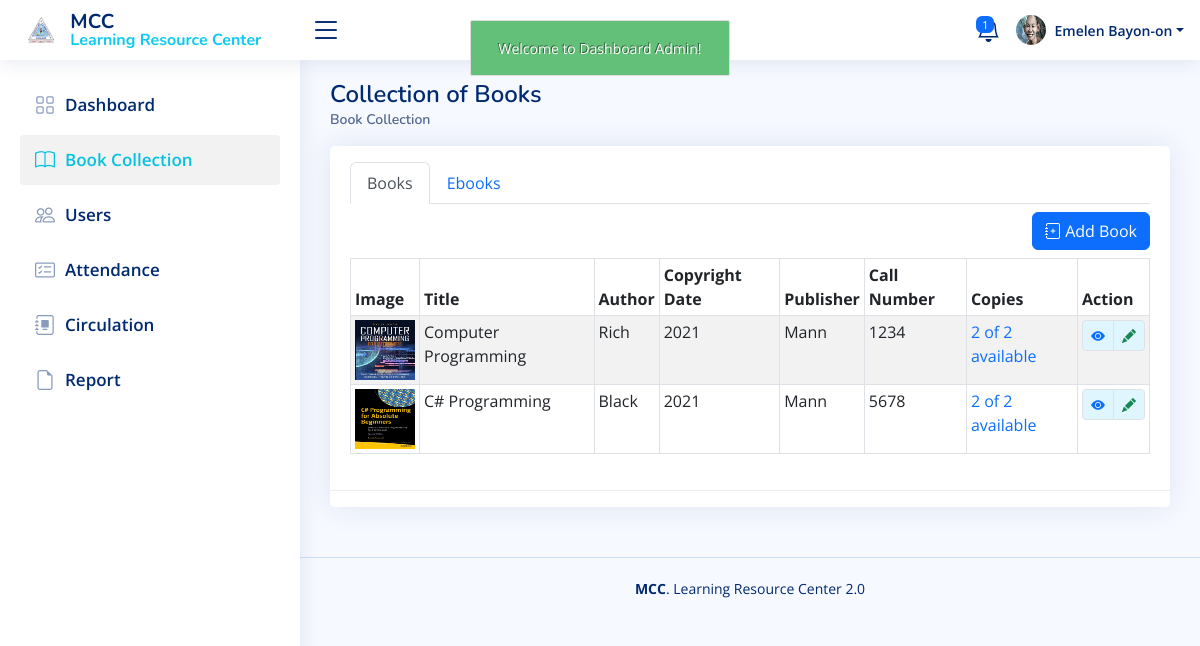
The page /admin/books.php (signed in) on the database as committed earlier.
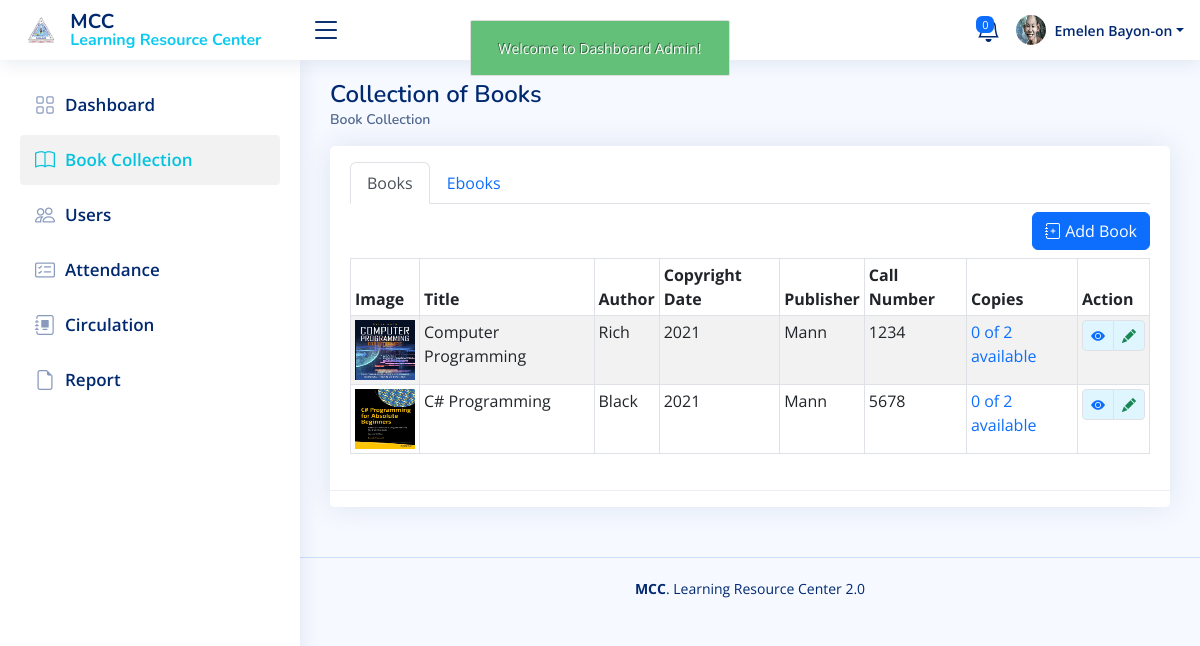
The same page on the database as committed later.
### tables this page shows
CREATE TABLE `book` (
  `book_id` int(11) NOT NULL,
  `call_number` varchar(50) NOT NULL,
  `accession_number` varchar(50) NOT NULL,
  `title` varchar(150) NOT NULL,
  `category_id` int(11) NOT NULL,
  `author` varchar(50) NOT NULL,
  `copyright_date` varchar(20) NOT NULL,
  `publisher` varchar(50) NOT NULL,
  `place_publication` varchar(50) NOT NULL,
  `isbn` varchar(50) NOT NULL,
  `barcode` varchar(50) NOT NULL,
  `book_image` varchar(100) NOT NULL,
  `date_added` datetime NOT NULL,
  `status` varchar(50) NOT NULL
);

### admin/books.php (the view, shortened to what the changed rows need)
<?php
include('authentication.php');
include('includes/header.php');
?>
<main id="main" class="main" data-aos="fade-down">
     <div class="pagetitle">
          <h1>Collection of Books</h1>
     </div>
     <section class="section">
          <div class="row">
               <div class="col-lg-12">
                    <div class="card">
                         <div class="card-body">
                              <div class="table-responsive mt-3">
                                   <div class="tab-content" id="myTabContent">
                                        <div class="tab-pane fade show active" id="books-tab-pane">
                                             <div class="table-responsive">
                                                  <table id="myDataTable"
                                                       class="table table-bordered table-striped table-sm">
                                                       <thead>
                                                            <tr>
                                                                 <th>Image</th>
                                                                 <th>Title</th>
                                                                 <th>Author</th>
                                                                 <th>Copyright Date</th>
                                                                 <th>Publisher</th>
                                                                 <th>Call Number</th>
                                                                 <th>Copies</th>
                                                                 <th>Action</th>
                                                            </tr>
                                                       </thead>
                                                       <tbody>
                                                       <?php
                                                       $query = "
                                                       SELECT
                                                            book.*,
                                                            COUNT(book.accession_number) AS copy_count,
                                                            SUM(CASE WHEN book.status = 'available' THEN 1 ELSE 0 END) AS available_count
                                                       FROM book
                                                       GROUP BY book.title
                                                       ORDER BY book.title DESC";
                                                       $query_run = mysqli_query($con, $query);
                                                       if (mysqli_num_rows($query_run)) {
                                                       foreach ($query_run as $book) {
                                                            ?>
                                                            <tr>
                                                                 <td>
                                                                      <center>
                                                                           <?php if ($book['book_image'] != ""): ?>
                                                                           <img src="../uploads/books_img/<?php echo $book['book_image']; ?>" alt="" width="60px" height="60px">
                                                                           <?php else: ?>
                                                                           <img src="../uploads/books_img/book_image.jpg" alt="" width="60px" height="60px">
                                                                           <?php endif; ?>
                                                                      </center>
                                                                 </td>
                                                                 <td><?=$book['title'];?></td>
                                                                 <td><?=$book['author'];?></td>
                                                                 <td><?=$book['copyright_date'];?></td>
                                                                 <td><?=$book['publisher'];?></td>
                                                                 <td><?=$book['call_number'];?></td>
                                                                 <td>
                                                                 <a href="book_views.php?title=<?= urlencode($book['title']); ?>&tab=copies" id="hover" class="text-primary" data-bs-toggle="tooltip" data-bs-placement="bottom" title="View Copies">
                                                                 <?= $book['available_count'];?> of <?= $book['copy_count'];?> available
                                                                 </a>
                                                                 </td>
                                                                 <td class=" justify-content-center">
                                                                      <div class="btn-group"
                                                                           style="background: #DFF6FF;  ">
                                                                           <a href="book_views.php?title=<?= urlencode($book['title']); ?>"
                                                                                name=""
                                                                                class="viewBookBtn btn btn-sm  border text-primary"
                                                                                data-bs-toggle="tooltip"
                                                                                data-bs-placement="bottom"
                                                                                title="View Book">
                                                                                <i class="bi bi-eye-fill"></i>
                                                                           </a>
                                                                           <a href="book_edit.php?title=<?= urlencode($book['title']); ?>"
                                                                                name="update_book"
                                                                                class="btn btn-sm  border text-success"
                                                                                data-bs-toggle="tooltip"
                                                                                data-bs-placement="bottom"
                                                                                title="Edit Book">
                                                                                <i class="bi bi-pencil-fill"></i>
                                                                           </a>
                                                                      </div>
                                                                 </td>
                                                            </tr>
                                                            <?php
                                                                 }
                                                            }
                                                            else
                                                            {
                                                                 echo "No records found";
                                                            }
                                                            ?>
                                                       </tbody>
                                                  </table>
                                             </div>
                                        </div>
                                   </div>
                              </div>
                         </div>
                    </div>
               </div>
          </div>
     </section>
</main>
<?php
include('./includes/script.php');
?>

### admin/includes/topnav.php (shortened to what the changed rows need)
<header id="header" class="header fixed-top d-flex align-items-center">
    <nav class="header-nav ms-auto">
        <ul class="d-flex align-items-center">
            <li class="nav-item dropdown me-3">
                <a class="nav-link nav-icon fs-4" href="#" data-bs-toggle="dropdown">
                    <?php
                    $query = "SELECT COUNT(*) AS total_borrowers FROM holds WHERE hold_status = 'Hold'";
                    $query_run = mysqli_query($con, $query);
                    $total_borrowers = $query_run ? mysqli_fetch_assoc($query_run)['total_borrowers'] : 0;
                    echo '<span class="badge bg-primary badge-number">'.$total_borrowers.'</span>';
                    ?>
                </a>
            </li>
        </ul>
    </nav>
</header>

Rows that differ between the two databases and show on the page:
changed book "Computer Programming": available_count "2" → "0"
changed book "C# Programming": available_count "2" → "0"
Other text that changed with them:
$total_borrowers: "1" → "0"
